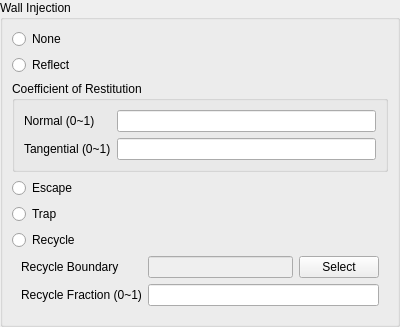
<?xml version="1.0" encoding="UTF-8"?>
<ui version="4.0">
 <class>PatchInteractionWidget</class>
 <widget class="QWidget" name="PatchInteractionWidget">
  <property name="geometry">
   <rect>
    <x>0</x>
    <y>0</y>
    <width>400</width>
    <height>317</height>
   </rect>
  </property>
  <property name="windowTitle">
   <string>Form</string>
  </property>
  <layout class="QVBoxLayout" name="verticalLayout">
   <property name="leftMargin">
    <number>0</number>
   </property>
   <property name="topMargin">
    <number>0</number>
   </property>
   <property name="rightMargin">
    <number>0</number>
   </property>
   <property name="bottomMargin">
    <number>0</number>
   </property>
   <item>
    <widget class="QGroupBox" name="groupBox">
     <property name="title">
      <string>Wall Injection</string>
     </property>
     <layout class="QVBoxLayout" name="verticalLayout_8">
      <item>
       <widget class="QRadioButton" name="none">
        <property name="text">
         <string>None</string>
        </property>
       </widget>
      </item>
      <item>
       <widget class="QRadioButton" name="reflect">
        <property name="text">
         <string>Reflect</string>
        </property>
       </widget>
      </item>
      <item>
       <widget class="QGroupBox" name="coefficientOfResititution">
        <property name="title">
         <string>Coefficient of Restitution</string>
        </property>
        <layout class="QFormLayout" name="formLayout">
         <item row="0" column="0">
          <widget class="QLabel" name="label">
           <property name="text">
            <string>Normal (0~1)</string>
           </property>
          </widget>
         </item>
         <item row="0" column="1">
          <widget class="BatchableFloatEdit" name="normal">
           <property name="sizePolicy">
            <sizepolicy hsizetype="Expanding" vsizetype="Fixed">
             <horstretch>0</horstretch>
             <verstretch>0</verstretch>
            </sizepolicy>
           </property>
          </widget>
         </item>
         <item row="1" column="0">
          <widget class="QLabel" name="label_2">
           <property name="text">
            <string>Tangential (0~1)</string>
           </property>
          </widget>
         </item>
         <item row="1" column="1">
          <widget class="BatchableFloatEdit" name="tangential">
           <property name="sizePolicy">
            <sizepolicy hsizetype="Expanding" vsizetype="Fixed">
             <horstretch>0</horstretch>
             <verstretch>0</verstretch>
            </sizepolicy>
           </property>
          </widget>
         </item>
        </layout>
       </widget>
      </item>
      <item>
       <widget class="QRadioButton" name="escape">
        <property name="text">
         <string>Escape</string>
        </property>
       </widget>
      </item>
      <item>
       <widget class="QRadioButton" name="trap">
        <property name="text">
         <string>Trap</string>
        </property>
       </widget>
      </item>
      <item>
       <widget class="QRadioButton" name="recycle">
        <property name="text">
         <string>Recycle</string>
        </property>
       </widget>
      </item>
      <item>
       <widget class="QWidget" name="recycleParameters" native="true">
        <layout class="QFormLayout" name="formLayout_2">
         <property name="topMargin">
          <number>0</number>
         </property>
         <item row="0" column="0">
          <widget class="QLabel" name="label_3">
           <property name="text">
            <string>Recycle Boundary</string>
           </property>
          </widget>
         </item>
         <item row="1" column="0">
          <widget class="QLabel" name="label_4">
           <property name="text">
            <string>Recycle Fraction (0~1)</string>
           </property>
          </widget>
         </item>
         <item row="1" column="1">
          <widget class="BatchableFloatEdit" name="recycleFraction">
           <property name="sizePolicy">
            <sizepolicy hsizetype="Expanding" vsizetype="Fixed">
             <horstretch>0</horstretch>
             <verstretch>0</verstretch>
            </sizepolicy>
           </property>
          </widget>
         </item>
         <item row="0" column="1">
          <layout class="QHBoxLayout" name="horizontalLayout_4">
           <item>
            <widget class="QLineEdit" name="recycleBoundary">
             <property name="enabled">
              <bool>false</bool>
             </property>
            </widget>
           </item>
           <item>
            <widget class="QPushButton" name="selectBoundary">
             <property name="text">
              <string>Select</string>
             </property>
            </widget>
           </item>
          </layout>
         </item>
        </layout>
       </widget>
      </item>
     </layout>
    </widget>
   </item>
  </layout>
 </widget>
 <customwidgets>
  <customwidget>
   <class>BatchableFloatEdit</class>
   <extends>QLineEdit</extends>
   <header>baramFlow.view.widgets.batchable_float_edit</header>
  </customwidget>
 </customwidgets>
 <resources/>
 <connections/>
</ui>
